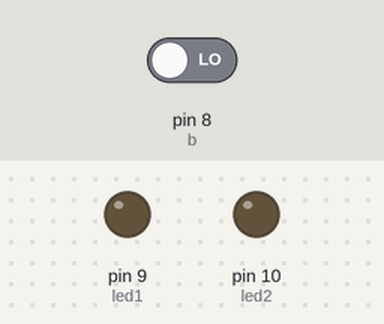
The sketch below on a simulated Arduino Uno, built with avr-gcc and run on an emulated ATmega328P. On the bench: output pins drawn as LEDs (lit = HIGH). The test bench sets the inputs (shaded band); at power-on: pin 8 (b) LOW.

Above: at 1.2 s.
1.3 s: pin 8 (b) driven HIGH
At 1.7 s:
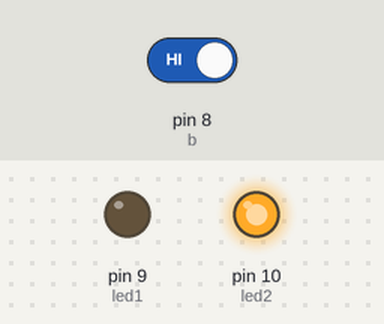
2.9 s: pin 8 (b) driven LOW
At 4.2 s:
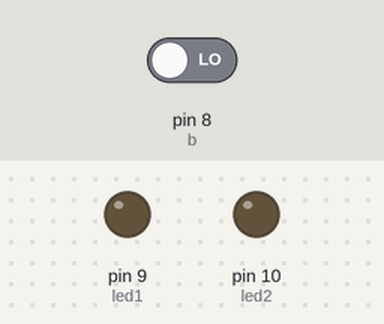
4.5 s: pin 8 (b) driven HIGH
At 5.4 s:
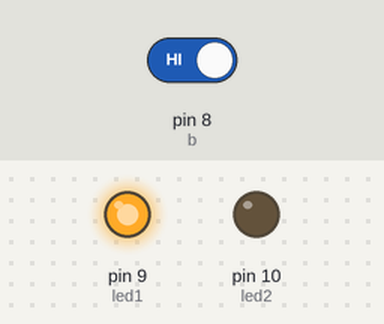
Timing chart, 0 to 7.5 s (numbered marks = the images above; inputs shaded):
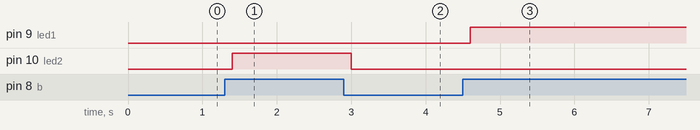

Measured:
- after the input at 1.3 s, pin 10 (led2): LOW → HIGH after 0.10 s
- after the input at 2.9 s, pin 10 (led2): HIGH → LOW after 0.10 s
- after the input at 4.5 s, pin 9 (led1): LOW → HIGH after 0.10 s

The sketch:

LDG_Topico_Noel.ino
```cpp
byte b     = 8;
byte led1  = 9;
byte led2  = 10;


void setup() {
  pinMode(led1, OUTPUT);
  pinMode(led2, OUTPUT);
  pinMode(b, INPUT);
}

void loop() {
  static boolean lastValue = false;
  static unsigned long lastDebounceTime = 0;
  static byte lastButtonState = LOW;

  static byte iLed = 0;
  byte r = digitalRead(b);


  if (r != lastButtonState) { lastDebounceTime = millis(); }

  if ((millis() - lastDebounceTime) > 80) {  //80ms time debouncing

    if (r && r != lastValue){    //borda de subida
      lastValue = true;

      iLed++;
      if (iLed > 1) {iLed = 0;}

      if (iLed == 0){
        digitalWrite(led1, HIGH);
      } else {
        digitalWrite(led2, HIGH);
      }

    }

    if (!r && r != lastValue){    //borda de descida
      lastValue = false;

      if (iLed == 0){
        digitalWrite(led1, LOW);
      } else {
        digitalWrite(led2, LOW);
      }
    }
  }
  lastButtonState = r;

  delay(20);
}
```
